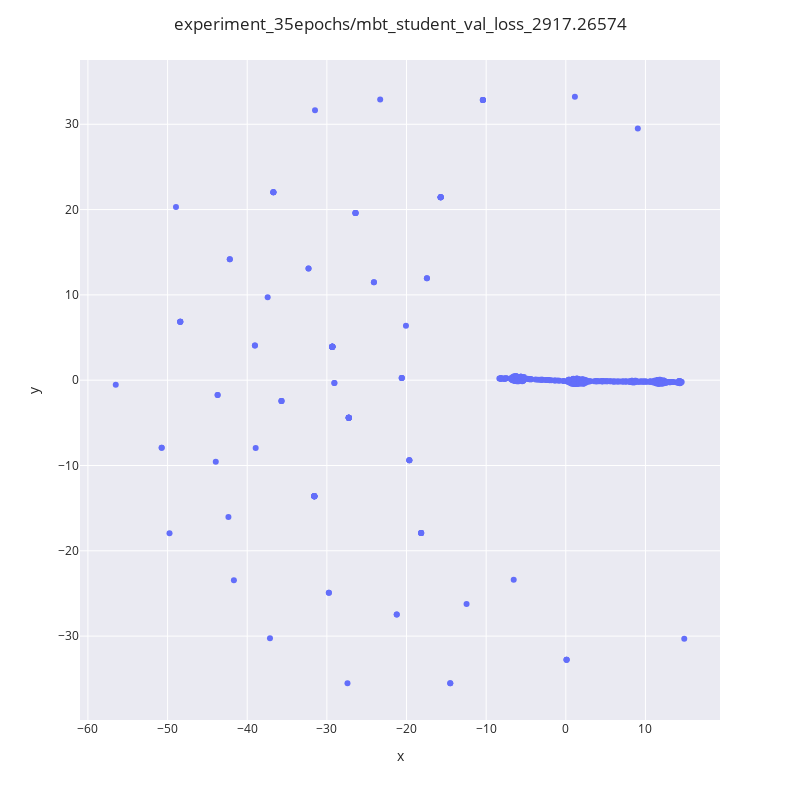

Notebook source saved alongside this figure:
### Code cell
chkpt_name = "experiment_35epochs/mbt_student_val_loss_2917.26574"
pkl_path = f"saved_models/{chkpt_name}.pkl"
with open(pkl_path, "rb") as fh:
    embeddings_obj = pickle.load(fh)

embeddings_cleaned = clean_nans(embeddings_obj)
plot_embeddings(embeddings_cleaned, chkpt_name)

### Figure 1 — Plotly figure (JSON) as saved in the notebook; plotly's stock layout.template omitted (floating-point values rounded to 4 significant figures; data arrays with more than 128 entries replaced by an {"elided": "..."} marker saying what was removed)
{"data": [{"customdata": {"elided": "321x1 str values"}, "hovertemplate": "x=%{x}<br>y=%{y}<br>labels=%{customdata[0]}<extra></extra>", "legendgroup": "", "marker": {"color": "#636efa", "symbol": "circle"}, "mode": "markers", "name": "", "orientation": "v", "showlegend": false, "type": "scatter", "x": {"elided": "321 float values"}, "xaxis": "x", "y": {"elided": "321 float values"}, "yaxis": "y"}], "layout": {"autosize": false, "height": 800, "legend": {"tracegroupgap": 0}, "margin": {"t": 60}, "title": {"text": "experiment_35epochs/mbt_student_val_loss_2917.26574"}, "width": 800, "xaxis": {"anchor": "y", "domain": [0, 1], "title": {"text": "x"}}, "yaxis": {"anchor": "x", "domain": [0, 1], "title": {"text": "y"}}}}
